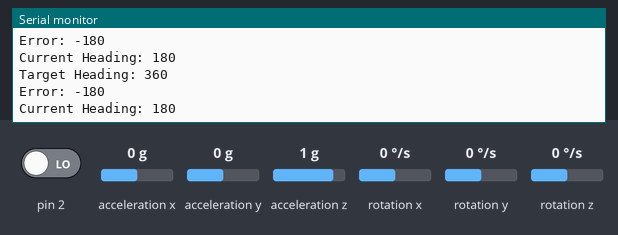
This sketch was run on a simulated Arduino Uno, built with avr-gcc and run on an emulated ATmega328P. On the bench: the last lines printed to the serial monitor. The test bench sets the inputs (shaded band); at power-on: rotation z 0 °/s, pin 2 LOW, acceleration x 0 g, acceleration y 0 g, acceleration z 1 g, rotation x 0 °/s, rotation y 0 °/s. The sensor or clock chip raises its interrupt line as the real part does.

Above: at 1.7 s.
1.8 s: rotation z set to -100 °/s
At 2.8 s:
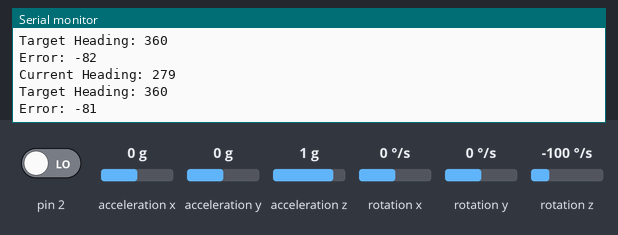
4.8 s: rotation z set to -192 °/s
At 5.5 s:
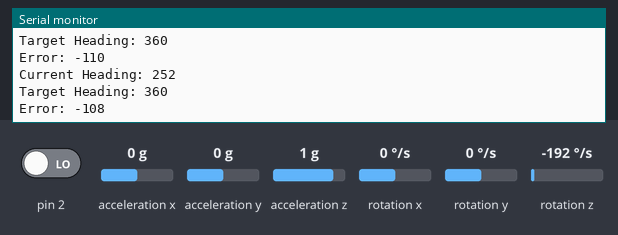
7.8 s: rotation z set to 100 °/s
At 8.3 s:
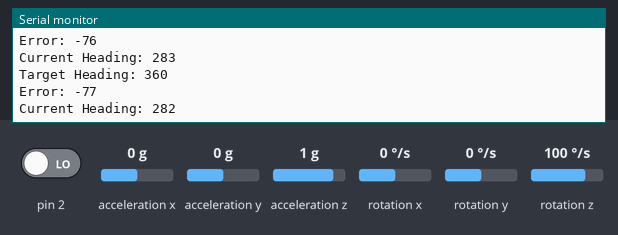
Timing chart, 0 to 9.0 s (numbered marks = the images above; inputs shaded):
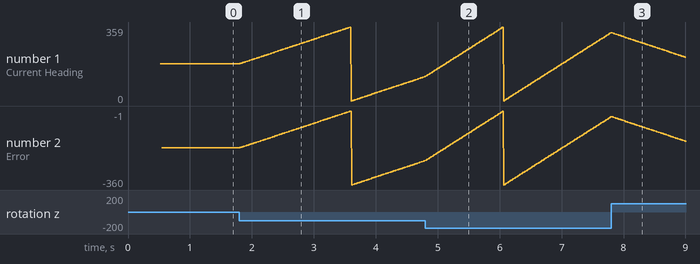

Measured:
- after the input at 1.8 s, the serial monitor: prints a new line at once (image 1)
- plotted number 1: 180 → 119 after the input at 1.8 s
- plotted number 2: -180 → -242 after the input at 1.8 s

The sketch:

MPU6050_DMP6_my_pid_test_code_try_2.ino
```cpp
// I2Cdev and MPU6050 must be installed as libraries, or else the .cpp/.h files
// for both classes must be in the include path of your project
#include "I2Cdev.h"

#include "MPU6050_6Axis_MotionApps20.h"
//#include "MPU6050.h" // not necessary if using MotionApps include file

// Arduino Wire library is required if I2Cdev I2CDEV_ARDUINO_WIRE implementation
// is used in I2Cdev.h
#if I2CDEV_IMPLEMENTATION == I2CDEV_ARDUINO_WIRE
    #include "Wire.h"
#endif

// class default I2C address is 0x68
// specific I2C addresses may be passed as a parameter here
// AD0 low = 0x68 (default for SparkFun breakout and InvenSense evaluation board)
// AD0 high = 0x69
MPU6050 mpu;
//MPU6050 mpu(0x69); // <-- use for AD0 high


int currentHeading;
int targetHeading;
int error = 999;
int count = 0;


#define OUTPUT_READABLE_YAWPITCHROLL


#define LED_PIN 13 // (Arduino is 13, Teensy is 11, Teensy++ is 6)
bool blinkState = false;

// MPU control/status vars
bool dmpReady = false;  // set true if DMP init was successful
uint8_t mpuIntStatus;   // holds actual interrupt status byte from MPU
uint8_t devStatus;      // return status after each device operation (0 = success, !0 = error)
uint16_t packetSize;    // expected DMP packet size (default is 42 bytes)
uint16_t fifoCount;     // count of all bytes currently in FIFO
uint8_t fifoBuffer[64]; // FIFO storage buffer

// orientation/motion vars
Quaternion q;           // [w, x, y, z]         quaternion container
VectorInt16 aa;         // [x, y, z]            accel sensor measurements
VectorInt16 aaReal;     // [x, y, z]            gravity-free accel sensor measurements
VectorInt16 aaWorld;    // [x, y, z]            world-frame accel sensor measurements
VectorFloat gravity;    // [x, y, z]            gravity vector
float euler[3];         // [psi, theta, phi]    Euler angle container
float ypr[3];           // [yaw, pitch, roll]   yaw/pitch/roll container and gravity vector


volatile bool mpuInterrupt = false;     // indicates whether MPU interrupt pin has gone high
void dmpDataReady() {
    mpuInterrupt = true;
}

void setup() {

    // join I2C bus (I2Cdev library doesn't do this automatically)
    #if I2CDEV_IMPLEMENTATION == I2CDEV_ARDUINO_WIRE
        Wire.begin();
        TWBR = 24; // 400kHz I2C clock (200kHz if CPU is 8MHz)
    #elif I2CDEV_IMPLEMENTATION == I2CDEV_BUILTIN_FASTWIRE
        Fastwire::setup(400, true);
    #endif

    // initialize serial communication
    // (115200 chosen because it is required for Teapot Demo output, but it's
    // really up to you depending on your project)
    Serial.begin(115200);
    while (!Serial); // wait for Leonardo enumeration, others continue immediately


    // initialize device
    Serial.println(F("Initializing I2C devices..."));
    mpu.initialize();

    // verify connection
    Serial.println(F("Testing device connections..."));
    Serial.println(mpu.testConnection() ? F("MPU6050 connection successful") : F("MPU6050 connection failed"));


    // load and configure the DMP
    Serial.println(F("Initializing DMP..."));
    devStatus = mpu.dmpInitialize();

    // supply your own gyro offsets here, scaled for min sensitivity
    mpu.setXGyroOffset(220);
    mpu.setYGyroOffset(76);
    mpu.setZGyroOffset(-85);
    mpu.setZAccelOffset(1788); // 1688 factory default for my test chip

    // make sure it worked (returns 0 if so)
    if (devStatus == 0) {
        // turn on the DMP, now that it's ready
        Serial.println(F("Enabling DMP..."));
        mpu.setDMPEnabled(true);

        // enable Arduino interrupt detection
        Serial.println(F("Enabling interrupt detection (Arduino external interrupt 0)..."));
        attachInterrupt(0, dmpDataReady, RISING);
        mpuIntStatus = mpu.getIntStatus();

        // set our DMP Ready flag so the main loop() function knows it's okay to use it
        Serial.println(F("DMP ready! Waiting for first interrupt..."));
        dmpReady = true;

        // get expected DMP packet size for later comparison
        packetSize = mpu.dmpGetFIFOPacketSize();
    } else {
        // ERROR!
        // 1 = initial memory load failed
        // 2 = DMP configuration updates failed
        // (if it's going to break, usually the code will be 1)
        Serial.print(F("DMP Initialization failed (code "));
        Serial.print(devStatus);
        Serial.println(F(")"));
    }

    // configure LED for output
    pinMode(LED_PIN, OUTPUT);
}

void loop() {

    targetHeading = 00;
    readMPU();
   targetHeading = (currentHeading += 180);
   if (targetHeading > 360) {targetHeading -=360;}

   Serial.print("Target Heading: ");
   Serial.println(targetHeading);
   //Serial.print("Error: ");
  // error = currentHeading - targetHeading;
   //if (error<180) {error +=360;}
   //if (error>180) {error -=360;}
   //Serial.println(error);

//int startHeading = currentHeading;
//Serial.print("Start Heading: ");
//Serial.println(startHeading);
readMPU();

while (currentHeading - targetHeading != 0) {

  readMPU();
    Serial.print("Target Heading: ");
   Serial.println(targetHeading);
   Serial.print("Error: ");
   /*error += currentHeading - targetHeading;
   if (error<180) {error +=360;}
   if (error>180) {error -=360;}
   Serial.println(error);
   */
   Serial.println(currentHeading - targetHeading);

     }

  readMPU();
  Serial.print("Current Heading: ");
  Serial.println(currentHeading);
  Serial.print("Target Heading: ");
  Serial.println(targetHeading);
  //Serial.print("Start Heading: ");
  //Serial.println(startHeading);
  //Serial.print("Error: ");
  //Serial.println(error);
  //Serial.print("Error / Count: ");
  //Serial.println(error/count);
  Serial.println("DONE!");
  while(1);


}

void readMPU() {
  //while (count < 25) {
  // if programming failed, don't try to do anything
    if (!dmpReady) return;

    // wait for MPU interrupt or extra packet(s) available
    while (!mpuInterrupt && fifoCount < packetSize) {

    }

    // reset interrupt flag and get INT_STATUS byte
    mpuInterrupt = false;
    mpuIntStatus = mpu.getIntStatus();

    // get current FIFO count
    fifoCount = mpu.getFIFOCount();

    // check for overflow (this should never happen unless our code is too inefficient)
    if ((mpuIntStatus & 0x10) || fifoCount == 1024) {
        // reset so we can continue cleanly
        mpu.resetFIFO();
        Serial.println(F("FIFO overflow!"));
         //count --;
    // otherwise, check for DMP data ready interrupt (this should happen frequently)
    } else if (mpuIntStatus & 0x02) {
        // wait for correct available data length, should be a VERY short wait
        while (fifoCount < packetSize) fifoCount = mpu.getFIFOCount();

        // read a packet from FIFO
        mpu.getFIFOBytes(fifoBuffer, packetSize);

        // track FIFO count here in case there is > 1 packet available
        // (this lets us immediately read more without waiting for an interrupt)
        fifoCount -= packetSize;


        #ifdef OUTPUT_READABLE_YAWPITCHROLL
            // display Euler angles in degrees
            mpu.dmpGetQuaternion(&q, fifoBuffer);
            mpu.dmpGetGravity(&gravity, &q);
            mpu.dmpGetYawPitchRoll(ypr, &q, &gravity);
           /* Serial.print("ypr\t");
            Serial.print(ypr[0] * 180/M_PI);
            Serial.print("\t");
            Serial.print(ypr[1] * 180/M_PI);
            Serial.print("\t");
            Serial.println(ypr[2] * 180/M_PI);
            */
            currentHeading = (ypr[0] * 180/M_PI)+180;
            //Serial.print("Input: ");
            //Serial.println(currentHeading);
            //delay(500);

        #endif

        // blink LED to indicate activity
        blinkState = !blinkState;
        digitalWrite(LED_PIN, blinkState);
        //count++;
        //delay(50);
    }
  //}
  //count=0;
  //currentHeading = currentHeading /25;
  //if (currentHeading<360) {currentHeading +=360;}
  // if (currentHeading>360) {currentHeading -=360;}
   Serial.print("Current Heading: ");
   Serial.println(currentHeading);
}
```
